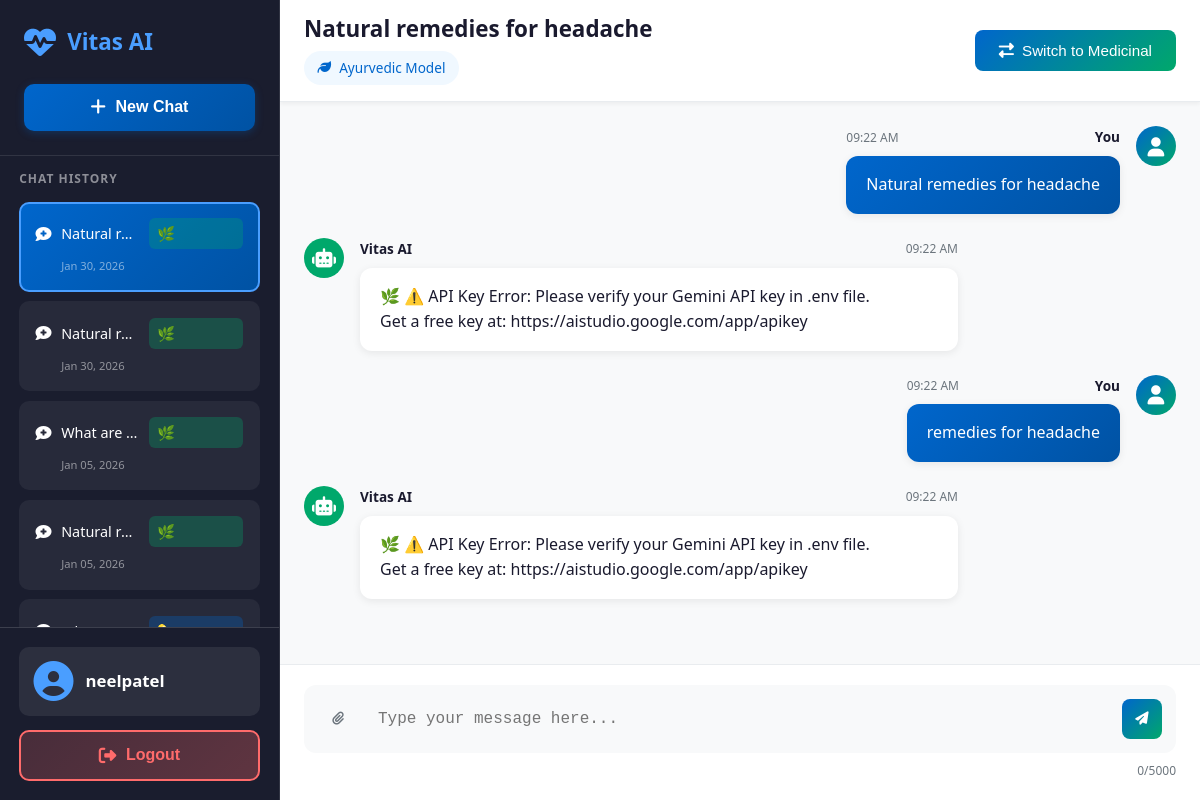
Page /chat/ (signed in) on the committed database.
### chatbot/models.py (models this page shows, shortened)
class ChatConversation(models.Model):
    user = models.ForeignKey(User, on_delete=models.CASCADE, related_name='conversations')
    title = models.CharField(max_length=200, default="New Chat")
    model_type = models.CharField(
        max_length=20,
        choices=[('medicinal', 'Medicinal'), ('ayurvedic', 'Ayurvedic')],
        default='medicinal'
    )
    created_at = models.DateTimeField(auto_now_add=True)
    updated_at = models.DateTimeField(auto_now=True)
    class Meta:
        ordering = ['-updated_at']

class ChatMessage(models.Model):
    conversation = models.ForeignKey(ChatConversation, on_delete=models.CASCADE, related_name='messages')
    role = models.CharField(
        max_length=10,
        choices=[('user', 'User'), ('assistant', 'Assistant')]
    )
    content = models.TextField()
    timestamp = models.DateTimeField(auto_now_add=True)
    class Meta:
        ordering = ['timestamp']

### chatbot/views.py (the view)
# urls.py: path('chat/', views.chat_view, name='chat'),
@login_required
def chat_view(request):
    user = request.user
    profile, created = UserProfile.objects.get_or_create(user=user)
    conversations = ChatConversation.objects.filter(user=user).order_by('-updated_at')
    current_conversation = conversations.first()
    if not current_conversation:
        current_conversation = ChatConversation.objects.create(
            user=user,
            title="New Chat",
            model_type=profile.preferred_model
        )
    messages_list = ChatMessage.objects.filter(conversation=current_conversation).order_by('timestamp')
    context = {
        'user': user,
        'profile': profile,
        'conversations': conversations,
        'current_conversation': current_conversation,
        'messages': messages_list,
    }
    return render(request, 'chatbot/chat.html', context)

### chatbot/templates/chatbot/chat.html (shortened to what this page needs)
{% load static %}
<!DOCTYPE html>
<html lang="en">
<head>
    <link rel="stylesheet" href="{% static 'css/style.css' %}">
    <link rel="stylesheet" href="https://cdnjs.cloudflare.com/ajax/libs/font-awesome/6.4.0/css/all.min.css">
</head>
<body class="chat-body">
    <div class="chat-container">
        <aside class="chat-sidebar">
            <div class="sidebar-logo">
                <i class="fas fa-heartbeat"></i>
                <span>Vitas AI</span>
            </div>
            <div class="sidebar-new-chat">
                <button type="button" class="btn-new-chat" id="newChatBtn">
                    <i class="fas fa-plus"></i> New Chat
                </button>
            </div>
            <div class="chat-history">
                <h3>CHAT HISTORY</h3>
                <div class="history-list">
                    {% if conversations %}
                        {% for conversation in conversations %}
                        <a href="{% url 'chat_conversation' conversation.id %}"
                           class="history-item {% if current_conversation.id == conversation.id %}active{% endif %}">
                            <div class="history-item-content">
                                <i class="fas fa-comment-medical"></i>
                                <span>{{ conversation.title|truncatechars:20 }}</span>
                                <span class="model-badge {% if conversation.model_type == 'medicinal' %}medicinal{% else %}ayurvedic{% endif %}">
                                    {% if conversation.model_type == 'medicinal' %}💊{% else %}🌿{% endif %}
                                </span>
                            </div>
                            <div class="history-item-date">{{ conversation.created_at|date:"M d, Y" }}</div>
                        </a>
                        {% endfor %}
                    {% else %}
                        <div class="no-history">
                            <i class="fas fa-inbox"></i>
                            <p>No chat history yet</p>
                        </div>
                    {% endif %}
                </div>
            </div>
            <div class="sidebar-footer">
                <div class="user-info">
                    <i class="fas fa-user-circle"></i>
                    <span>{{ user.first_name|default:user.username }}</span>
                </div>
                <form method="post" action="{% url 'account_logout' %}">
                    <button type="submit" class="btn-logout" onclick="return confirm('Are you sure you want to logout?')">
                        <i class="fas fa-sign-out-alt"></i> Logout
                    </button>
                </form>
            </div>
        </aside>
        <main class="chat-main">
            <div class="chat-header">
                <div class="chat-title">
                    <h2 id="chatTitle">{{ current_conversation.title|default:"New Chat" }}</h2>
                    <span class="model-indicator" id="currentModel">
                        {% if current_conversation.model_type == 'medicinal' %}
                            <i class="fas fa-pills"></i> Medicinal Model
                        {% else %}
                            <i class="fas fa-leaf"></i> Ayurvedic Model
                        {% endif %}
                    </span>
                </div>
                <div class="chat-controls">
                    <button class="model-switch-btn" id="modelSwitch">
                        <i class="fas fa-exchange-alt"></i>
                        <span id="switchText">
                            Switch to {% if current_conversation.model_type == 'medicinal' %}Ayurvedic{% else %}Medicinal{% endif %}
                        </span>
                    </button>
                </div>
            </div>
            <div class="messages-container" id="messagesContainer">
                {% if messages %}
                    {% for msg in messages %}
                    <div class="message {{ msg.role }}">
                        <div class="message-avatar">
                            {% if msg.role == 'user' %}
                                <i class="fas fa-user"></i>
                            {% else %}
                                <i class="fas fa-robot"></i>
                            {% endif %}
                        </div>
                        <div class="message-content">
                            <div class="message-header">
                                <span class="message-sender">{% if msg.role == 'user' %}You{% else %}Vitas AI{% endif %}</span>
                                <span class="message-time">{{ msg.timestamp|date:"h:i A" }}</span>
                            </div>
                            <div class="message-text">{{ msg.content|linebreaks }}</div>
                        </div>
                    </div>
                    {% endfor %}
                {% endif %}
            </div>
            <div class="chat-input-area">
                <form id="chatForm">
                    <div class="input-wrapper">
                        <button type="button" class="attach-btn" id="attachBtn">
                            <i class="fas fa-paperclip"></i>
                        </button>
                        <textarea id="messageInput" placeholder="Type your message here..." rows="1" maxlength="5000"></textarea>
                        <button type="submit" class="send-btn" id="sendBtn">
                            <i class="fas fa-paper-plane"></i>
                        </button>
                    </div>
                    <div class="input-info">
                        <span class="char-count"><span id="charCount">0</span>/5000</span>
                    </div>
                </form>
            </div>
        </main>
    </div>
</body>
</html>

### rows in the picture
ChatConversation: title "Natural r…", created_at "Jan 30, 2026", title "Natural remedies for headache"
ChatConversation: title "Natural r…", created_at "Jan 30, 2026"
ChatConversation: title "What are…", created_at "Jan 05, 2026"
ChatConversation: title "Natural r…", created_at "Jan 05, 2026"
ChatMessage: role "user" (drawn), timestamp "09:22 AM", content "Natural remedies for headache"
ChatMessage: role "assistant" (drawn), timestamp "09:22 AM", content "🌿 ⚠️ API Key Error: Please verify your Gemini API key in .env file. Get a free key at: https://aistudio.google.com/app/apikey"
ChatMessage: role "user" (drawn), timestamp "09:22 AM", content "remedies for headache"
ChatMessage: role "assistant" (drawn), timestamp "09:22 AM", content "🌿 ⚠️ API Key Error: Please verify your Gemini API key in .env file. Get a free key at: https://aistudio.google.com/app/apikey"

### other values in the picture
{{ user.first_name|default:user.username }} "neelpatel"
